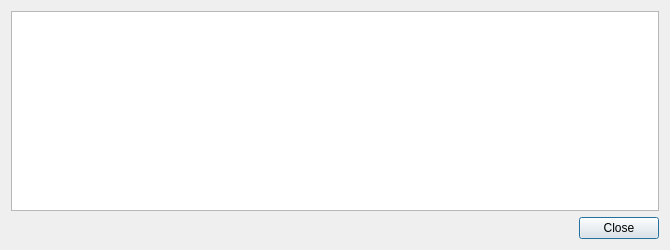
<?xml version="1.0" encoding="UTF-8"?>
<ui version="4.0">
 <class>TransactionDescDialog</class>
 <widget class="QDialog" name="TransactionDescDialog">
  <property name="geometry">
   <rect>
    <x>0</x>
    <y>0</y>
    <width>670</width>
    <height>250</height>
   </rect>
  </property>
  <property name="windowTitle">
   <string>Transaction details</string>
  </property>
  <layout class="QVBoxLayout" name="verticalLayout">
   <item>
    <widget class="QTextEdit" name="detailText">
     <property name="toolTip">
      <string>This pane shows a detailed description of the transaction</string>
     </property>
     <property name="readOnly">
      <bool>true</bool>
     </property>
    </widget>
   </item>
   <item>
    <widget class="QDialogButtonBox" name="buttonBox">
     <property name="orientation">
      <enum>Qt::Horizontal</enum>
     </property>
     <property name="standardButtons">
      <set>QDialogButtonBox::Close</set>
     </property>
    </widget>
   </item>
  </layout>
 </widget>
 <resources/>
 <connections>
  <connection>
   <sender>buttonBox</sender>
   <signal>accepted()</signal>
   <receiver>TransactionDescDialog</receiver>
   <slot>accept()</slot>
   <hints>
    <hint type="sourcelabel">
     <x>20</x>
     <y>20</y>
    </hint>
    <hint type="destinationlabel">
     <x>20</x>
     <y>20</y>
    </hint>
   </hints>
  </connection>
  <connection>
   <sender>buttonBox</sender>
   <signal>rejected()</signal>
   <receiver>TransactionDescDialog</receiver>
   <slot>reject()</slot>
   <hints>
    <hint type="sourcelabel">
     <x>20</x>
     <y>20</y>
    </hint>
    <hint type="destinationlabel">
     <x>20</x>
     <y>20</y>
    </hint>
   </hints>
  </connection>
 </connections>
</ui>
